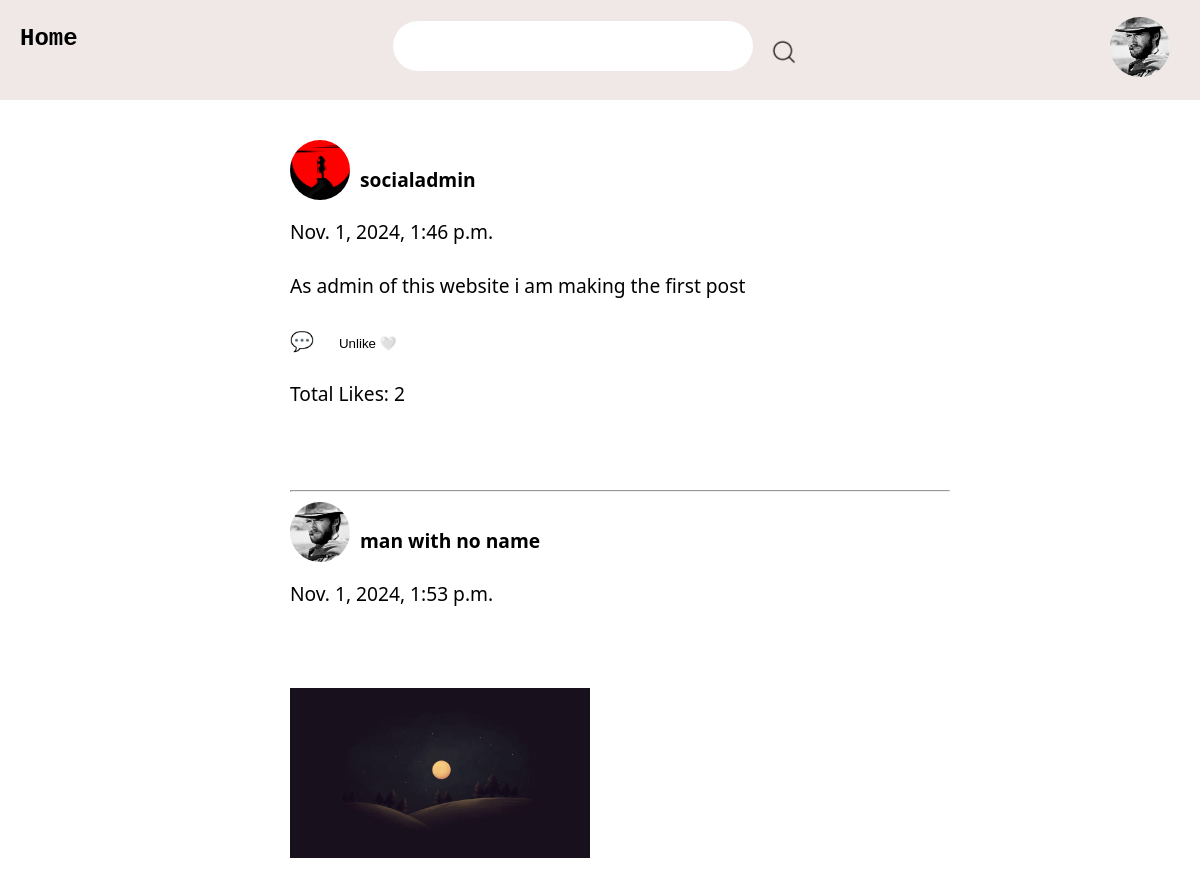
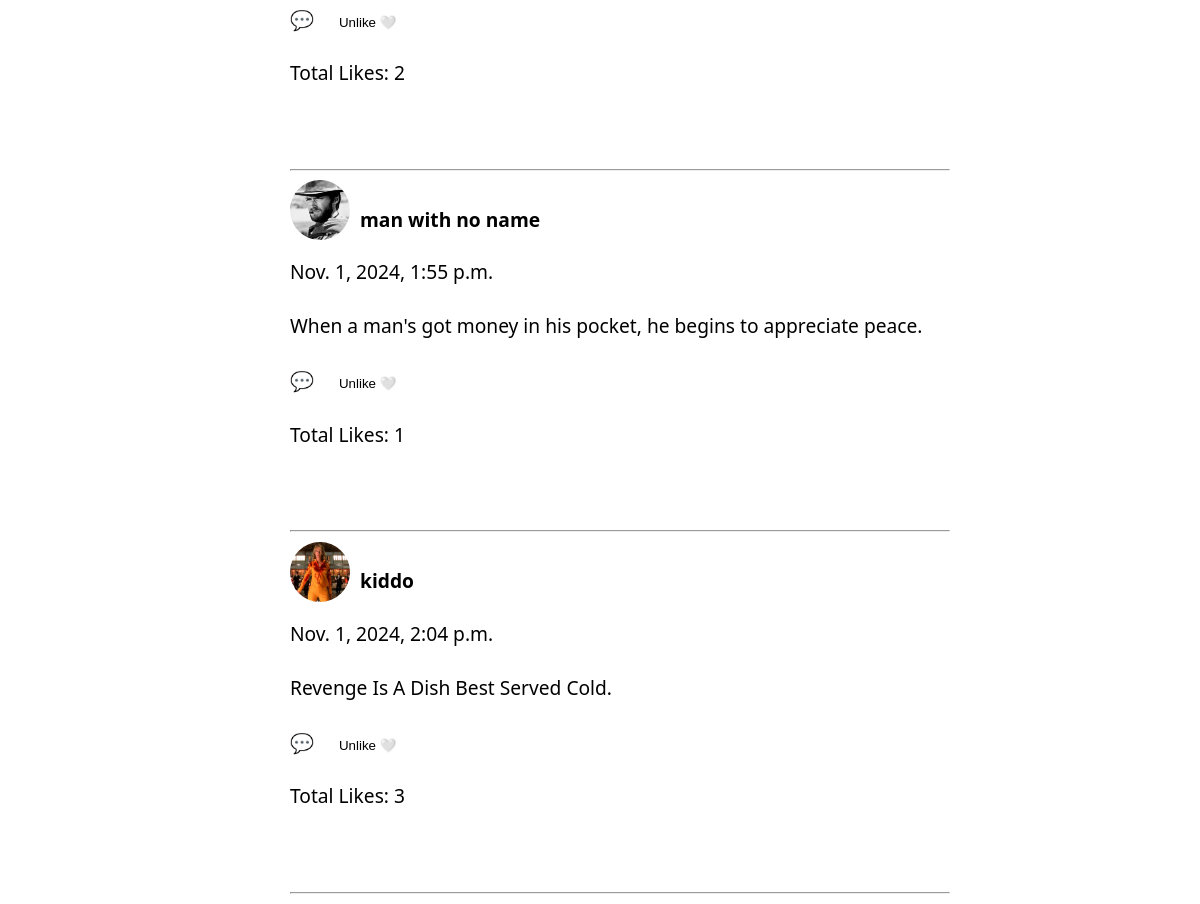
Screenshot of / (signed in) with the database file from the repository (2 pictures, top to bottom).
### app/models.py (models this page shows, shortened)
class Profile(models.Model):
    user=models.OneToOneField(User,on_delete=models.CASCADE,related_name="profile")
    user_image=models.ImageField(upload_to="profile_image",null=True,blank=True)
    created_at=models.DateField(auto_now_add=True)
    bio=models.CharField(max_length=100,blank=True)
    followers=models.ManyToManyField('self',symmetrical=False,related_name="following",blank=True)

class Post(models.Model):
    user=models.ForeignKey(User,on_delete=models.CASCADE)
    content=models.CharField(max_length=280,blank=True)
    image=models.ImageField(upload_to="image",null=True,blank=True)
    created_at=models.DateTimeField(auto_now_add=True)
    updated_at=models.DateTimeField(auto_now=True)
    likes=models.ManyToManyField(User,related_name='liked_posts',blank=True)
    retweet=models.ManyToManyField(User,related_name='retweetd_posts',blank=True)

### app/views.py (the view)
# urls.py: path('',home,name="home"),
def home(request):
    posts=Post.objects.all()
    context={
    'posts':posts,
    'username': request.user.username,
    }
    return render(request,'home.html',context)

### templates/home.html (shortened to what this page needs)
<!DOCTYPE html>
<html lang="en">
<head>
    {%load static%}
    <link rel="stylesheet" type="text/css" href="{% static 'css/style.css' %}">
</head>
<body>
    <div class="header-section">
        <div class="header-container">
            <a href="{% url 'home' %}" id="anchor-tag"><h3 id="h-text">Home</h3></a>
            <form action="{% url 'profiledisplay' %}" method="GET" >
                <div class="search-section">
                    <input type="text" name="search" id="search-btn">
                    <button type="submit" name="srh-btn"><img src="{% static 'images/magnifying-glass.png' %}" width="30" height=""> </button>
                </div>
            </form>
            <div class="user-profile">
                <div >
                    {% if request.user.is_authenticated and request.user.username %}
                    {%if request.user.profile.user_image %}
                     <a href="{% url 'profiles' request.user.username %}">
                        <img id="alt-img-profile" src="{{request.user.profile.user_image.url}}" alt="">
                     </a>
                     {%else%}
                     <a href="{% url 'profiles' request.user.username %}">
                        <img id="alt-img-profile" src="{% static 'images/oip.jpg' %}">
                     </a>
                     {%endif%}
                    {% else %}
                   <a href="{% url 'login' %}">Login</a>
                    {% endif %}
                </div>
            </div>
        </div>
    </div>
    <div class="main-section">
        <div class="main-container">
            <div class="main-content">
            {% for post in posts%}
            <div class="user-info">
                {% if post.user.profile.user_image %}
            <a href="{% url 'profiles' post.user.username %}">
            <img id="post-user-pic" src="{{ post.user.profile.user_image.url }}"  alt="{% static 'images/oip.jpg' %}"></a>
            {%else%}
            <a href="{% url 'profiles' post.user.username %}">
            <img id="alt-img" src="{% static 'images/oip.jpg' %}" ></a>
            {%endif%}
            <h4>{{post.user}}</h4>
             </div>
            {{post.created_at}}
            <br><br>
            <a  href="{% url 'post_details' post.id %}" id="anchor-tag">
            {{post.content}}<br><br>
            {% if post.image %}
            <img src="{{ post.image.url }}" width="300" height="170" alt="Image"><br><br></a>
            {%endif%}
            {%if user.is_authenticated %}
            <a href="{% url 'add_comment' post.id %}" id="anchor-tag" >💬</a>
            {%endif%}
            {% if user.is_authenticated %}
            <button class="button" id="like-btn-{{ post.id }}" data-linked ="{% if user in post.likes.all %}true{%else%}false{%endif%}" >
            {% if user in post.likes.all%}
            Unlike 🤍
            {%else%}
            Like  🤍
            {%endif%}
            </button>
            <p>Total Likes: <span id="like-count-{{post.id}}">{{ post.likes.count }}</span></p>
            {%endif%}
            <br><br>
            <hr>
            {%endfor%}
        </div>
        </div>
    </div>
</body>
</html>

### static/css/style.css (style rules this page uses)
body { background-color: rgb(255, 255, 255); margin:0; padding:0; box-sizing: border-box; }
.header-section { background-color: rgb(240, 231, 231); height:100px; width: 100%; position: relative; top:0px; }
.header-container { display: flex; align-items: center; justify-content: space-between; max-width: 1200px; margin: 0 auto; padding: 0 20px; background-color: transparent; height:70px; padding-top: 10px; }
#h-text { font-size: 24px; margin-right: 10px; font-family: monospace; margin-top: 10px; }
.search-section { display: flex; align-items: center; height:40px; }
#search-btn { padding: 5px; font-size: 16px; margin-top:1px; margin-right: 10px; height:40px; width:350px; border-radius:25px; border: none; }
button[type="submit"] { background-color: transparent; border: none; cursor: pointer; margin-top:16px; height:40px; border-radius: 19px; }
.user-profile { font-size: 24px; margin-right: 10px; font-family: monospace; margin-top: 10px; }
.main-section { width: 100%; margin-top:10px; background-color: rgb(255, 255, 255); }
#post-user-pic { border-radius: 50%; height:60px; width:60px; object-fit: cover; }
#alt-img-profile { border-radius: 50%; height:60px; width:60px; object-fit: cover; }
#anchor-tag { text-decoration: none; color: inherit; }
.user-info { display: flex; gap: 10px; }
.main-container { background-color: rgb(255, 255, 255); margin-left:250px; margin-right: 250px; box-sizing: border-box; }
.main-content { padding-left:40px; padding-top:30px; font-size: larger; font-family: 'Segoe UI', Arial; box-sizing: border-box; }
.button { background-color: transparent; padding: 10px 20px; border: none; cursor: pointer; }
body { background-color: rgb(255, 255, 255); }
input[type="text"] { background-color: white; border: 1px solid #fffcfc; }

### rows the page displays
Post: user.profile.user_image (picture), user "socialadmin", created_at "Nov. 1, 2024, 1:46 p.m.", content "As admin of this website i am making the first post", shows "Unlike 🤍", likes.count "2"
Post: user.profile.user_image (picture), user "man with no name", created_at "Nov. 1, 2024, 1:53 p.m.", image (picture), shows "Unlike 🤍", likes.count "2"
Post: user.profile.user_image (picture), user "man with no name", created_at "Nov. 1, 2024, 1:55 p.m.", content "When a man's got money in his pocket, he begins to appreciate peace.", shows "Unlike 🤍", likes.count "1"
Post: user.profile.user_image (picture), user "kiddo", created_at "Nov. 1, 2024, 2:04 p.m.", content "Revenge Is A Dish Best Served Cold.", shows "Unlike 🤍", likes.count "3"
